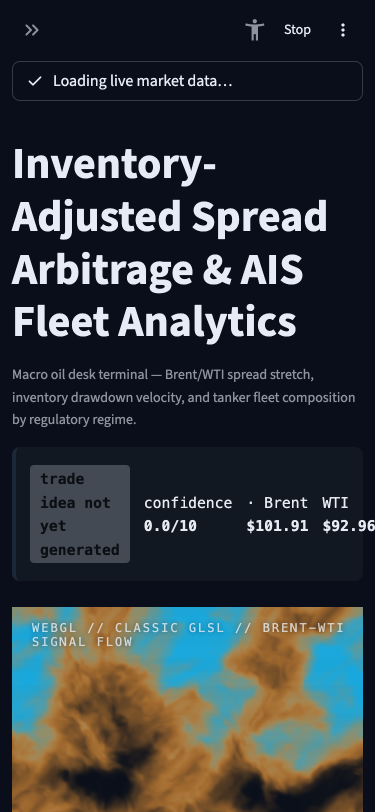
#> input picture docs/reviews/ux-evidence/iphone13_landing.png, 750 x 1624 px, found by its file name (shown at 1/2 size)
$ python annotate.py
#> lines starting #> are read from the running program, lines starting #| are printed output that depends on the picture
"""
Annotate key screenshots with red boxes + labels documenting UX issues.
"""
from PIL import Image, ImageDraw, ImageFont
from pathlib import Path

OUT = Path("/Users/aidanbothost/Documents/macro_oil_terminal/docs/reviews/ux-evidence")

def font(sz):
    for f in ["/System/Library/Fonts/Helvetica.ttc","/Library/Fonts/Arial.ttf","/System/Library/Fonts/SFNS.ttf"]:
        try: return ImageFont.truetype(f, sz)
        except Exception: pass
    return ImageFont.load_default()

RED = (232, 58, 58, 255)
AMBER = (255, 176, 0, 255)

def annotate(src, dest, boxes, scale=1.0):
    """boxes = [(x,y,w,h, label, color?)] using image coordinates."""
#> called with scale = 1
    img = Image.open(src).convert("RGBA")
    W,H = img.size
#> W = 750; H = 1624
    overlay = Image.new("RGBA", img.size, (0,0,0,0))
#> overlay: PIL image 750x1624 RGBA; every value is 0
    draw = ImageDraw.Draw(overlay)
    fsize = max(14, int(W*0.012))
#> fsize = 14
    f = font(fsize)
    for box in boxes:
        x,y,w,h, label = box[:5]
        color = box[5] if len(box) > 5 else RED
        draw.rectangle([x,y,x+w,y+h], outline=color, width=4)
        # label bg
        bbox = draw.textbbox((0,0), label, font=f)
        tw, th = bbox[2]-bbox[0], bbox[3]-bbox[1]
        lx, ly = x, max(0, y - th - 10)
        draw.rectangle([lx, ly, lx+tw+10, ly+th+8], fill=(0,0,0,220), outline=color, width=2)
        draw.text((lx+5, ly+3), label, fill=color, font=f)
#> this loop made 2 passes
#> (bbox, tw, th, lx, ly) on passes 1 to 2: ((0, 2, 577, 16), 577, 14, 16, 196), ((0, 2, 653, 16), 653, 14, 16, 446)
    out = Image.alpha_composite(img, overlay)
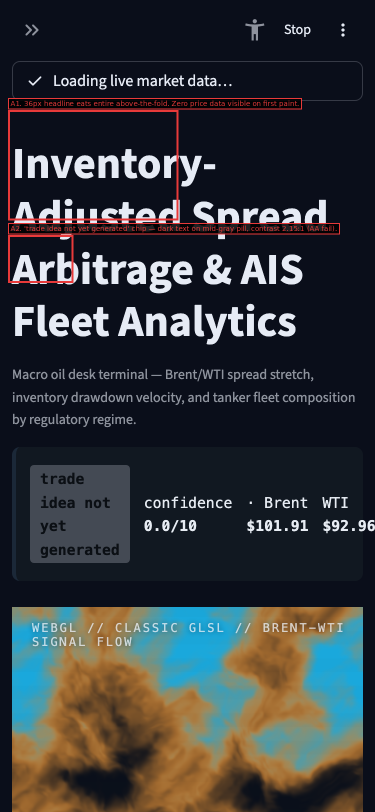
#> out: PIL image 750x1624 RGBA (shown at 1/2 size); mean R, G, B, A 51.2, 54, 57.4, 255
    out.convert("RGB").save(dest, "PNG")
    print("wrote", dest)

# 1. iPhone landing: hero takes whole viewport, no above-the-fold data
annotate(
    OUT/"iphone13_landing.png",
    OUT/"iphone13_landing_annotated.png",
    [
        (16, 220, 340, 220, "A1. 36px headline eats entire above-the-fold. Zero price data visible on first paint."),
        (16, 470, 130, 95, "A2. 'trade idea not yet generated' chip — dark text on mid-gray pill, contrast 2.15:1 (AA fail)."),
    ]
)

# 2. iPhone invD_1 — Sign in with Google dominates Hero, CTA hierarchy inversion
annotate(
    OUT/"iphone13_invD_1.png",
    OUT/"iphone13_signin_annotated.png",
    [
        (30, 880, 300, 110, "B1. 'Sign in with Google' cyan CTA is the most visually prominent element on screen — user's eye jumps to auth, not verdict."),
        (30, 990, 700, 80, "B2. The actual verdict ('no clear trade opportunity') is plain body text under a blue button that isn't the primary action."),
        (16, 670, 720, 160, "B3. Mini 'HERO · STAND ASIDE' pill — chip text contrast 2.15:1 (WCAG fail); label is meta-copy that shipped to production ('HERO ·' is a layout tag)."),
    ]
)
#> call 2 of annotate, with scale = 1
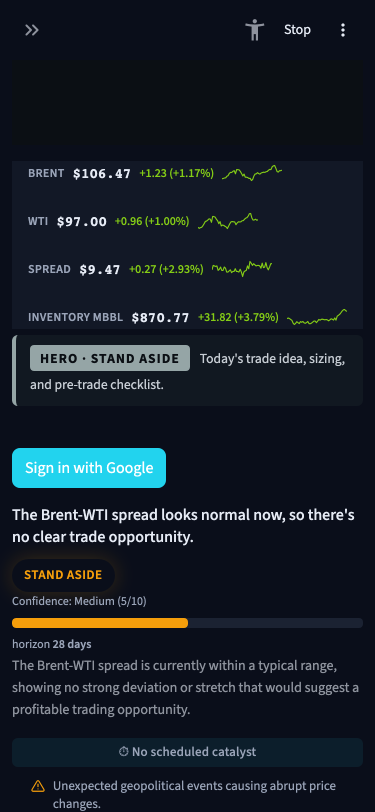
#> input picture docs/reviews/ux-evidence/iphone13_invD_1.png, 750 x 1624 px, found by its file name (shown at 1/2 size)
#> the loop in annotate (call 2), `for box in boxes:` made 3 passes
#> (bbox, tw, lx, ly) on passes 1 to 3: ((0, 2, 877, 16), 877, 30, 856), ((0, 2, 836, 16), 836, 30, 966), ((0, 2, 1031, 16), 1031, 16, 646)
#> in annotate (call 2), `out = Image.alpha_composite(img, overlay)`:
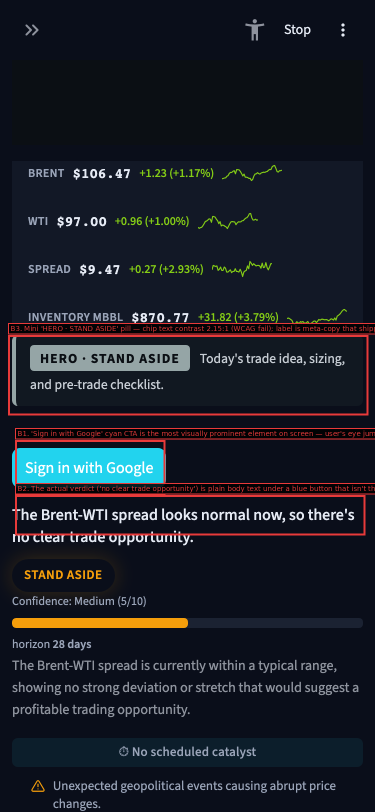
#> out: PIL image 750x1624 RGBA (shown at 1/2 size); mean R, G, B, A 27.4, 30.5, 39.5, 255

# 3. Desktop landing — sidebar at 280/1440 = 19%, hero title wastes 400px vertical
annotate(
    OUT/"desktop_landing.png",
    OUT/"desktop_landing_annotated.png",
    [
        (16, 20, 300, 860, "C1. Sidebar is 280px wide (19% of viewport) yet contains 8 controls with 16px help-icon tap targets."),
        (316, 130, 1100, 110, "C2. H1 headline is 36px, 2 lines, repeats tagline. No price data, gauge, or trade idea above the fold at the top of the hero."),
        (316, 340, 1100, 160, "C3. 4 ticker cards share row width with a giant ASCII-style 'signal flow' WebGL banner — attention split."),
        (316, 690, 800, 100, "C4. 'HERO · STAND ASIDE' chip with 'Today's trade idea, sizing…' copy — the actual verdict sits BELOW in a second card. Two competing verdict surfaces."),
    ]
)
#> call 3 of annotate, with scale = 1
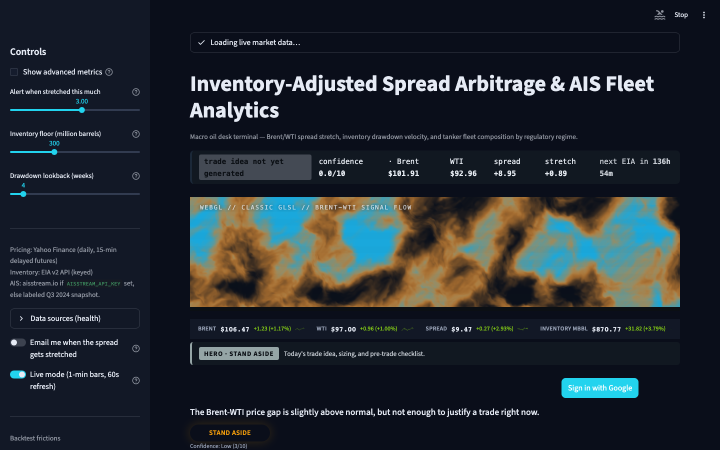
#> input picture docs/reviews/ux-evidence/desktop_landing.png, 1440 x 900 px, found by its file name (shown at 1/2 size)
#> in annotate (call 3), `overlay = Image.new("RGBA", img.size, (0,0,0,0))`: overlay: PIL image 1440x900 RGBA; every value is 0
#> the loop in annotate (call 3), `for box in boxes:` made 4 passes
#> (bbox, tw, lx, ly) on passes 1 to 4: ((0, 3, 856, 20), 856, 16, 0), ((0, 3, 1039, 20), 1039, 316, 103), ((0, 3, 881, 20), 881, 316, 313), ((0, 3, 1307, 20), 1307, 316, 663)
#> in annotate (call 3), `out = Image.alpha_composite(img, overlay)`:
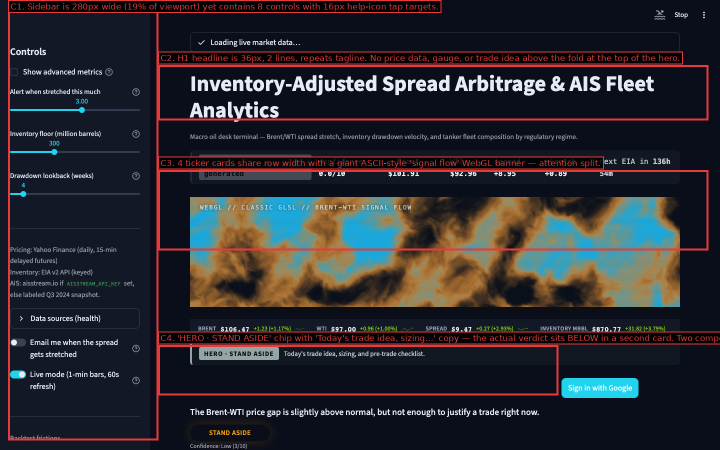
#> out: PIL image 1440x900 RGBA (shown at 1/2 size); mean R, G, B, A 44.4, 41.5, 47.1, 255

# 4. Desktop spread_stretch tab — ETF cards appear BEFORE chart + too many metric tiles
annotate(
    OUT/"desktop_tab_spread_stretch.png",
    OUT/"desktop_spread_annotated.png",
    [
        (316, 30, 1100, 90, "D1. 'No actionable catalyst' banner + 3 ETF 'execute — wiring' cards rendered above the chart on tab 1. Disclosure sequence: verdict → wiring-placeholder → finally chart."),
        (316, 360, 1100, 80, "D2. 5 KPI tiles: Latest, Spread, Cointegration, Half-life, Dynamic hedge. No thermometer/anchor to distinguish hero metric."),
        (316, 180, 1100, 120, "D3. Tab bar tucked UNDER the hero block — user must scroll past hero on every tab switch (3002px tall landing)."),
    ]
)
#> (the run stopped early here; a loop or call above may not have finished)
